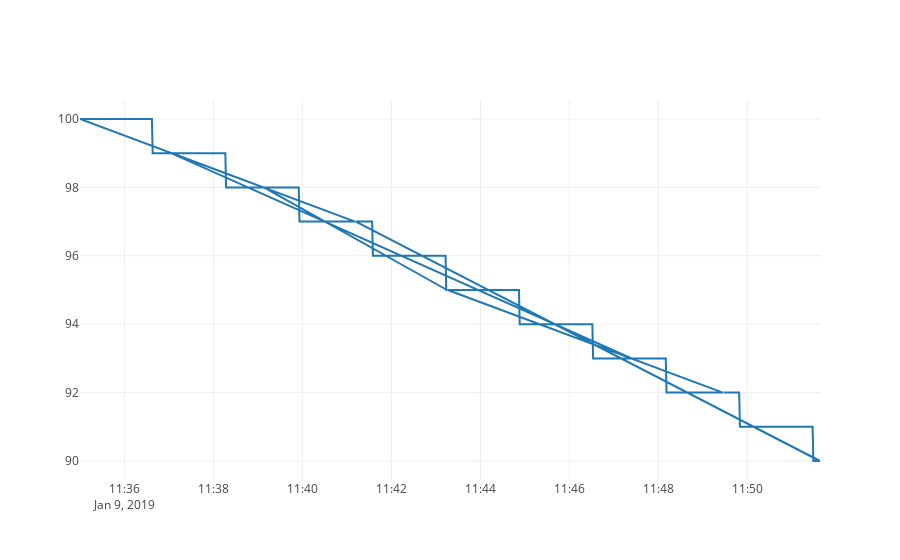

The notebook cell this image was saved under:
### Markdown cell above
## Plot stream data
Visualization is a key part to gaining an understanding of the data and performing data analysis.  The data stream contains a set of basic ploting operations that are accessible through the `.plot()` method or through dedicated mechanisms.  Please see the `plotting_demo` tutorial page for a complete set of plotting examples

### Code cell
data_stream.plot()

### Figure 1 — Plotly figure (JSON) as saved in the notebook; plotly's stock layout.template omitted (floating-point values rounded to 4 significant figures; data arrays with more than 128 entries replaced by an {"elided": "..."} marker saying what was removed)
{"data": [{"name": "battery_level", "type": "scatter", "uid": "ca6d645b-66b5-4ad7-8f4f-1c6884d55c04", "x": {"elided": "999 str values"}, "y": {"elided": "999 int values"}}], "layout": {"autosize": true, "xaxis": {"autorange": true, "range": ["2019-01-09 11:35", "2019-01-09 11:51:38"], "type": "date"}, "yaxis": {"autorange": true, "range": [89.44, 100.6], "type": "linear"}}}
